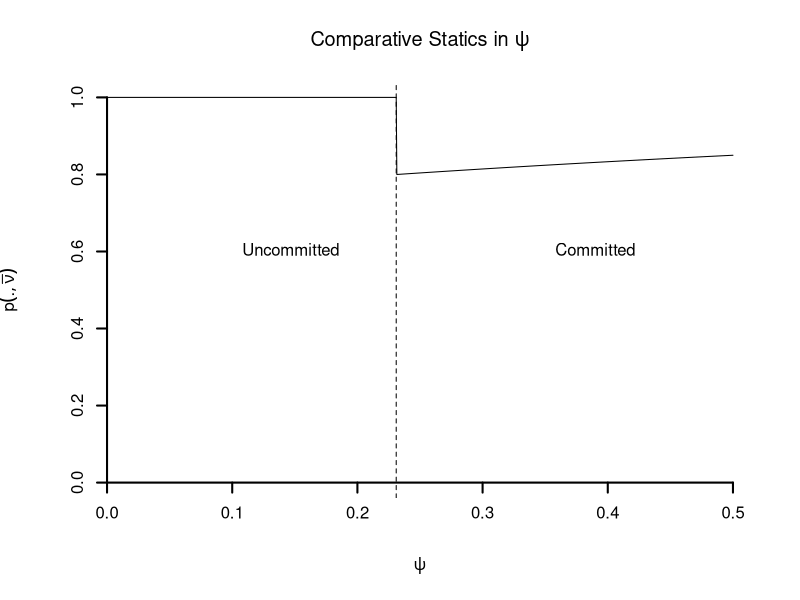

Generate this figure with R:
#Name: Figure1.R
#Author: James Hollyer, Marko Klasnja, and Rocio Titiunik
##Purpose: To generate a graph of the comparative statics on p(.,\bar{nu})
## for all values of psi
#Date: 4/7/2021
#install.packages('foreign')
library(foreign)

#Set parameter values

NL <- 150
NH <- 50
N <- NL+NH
w <- .3
v <- 5
L <- 12
deltaI <- 0.5
b <- 1.5
B <- 10

psi <- c(1:1000)
psi <- psi/2000

# Calculate the relevant incentive compatibilty constraints and thresholds in delta_p


punderbar <- (N - L*psi)/(b*deltaI*(N*((2*L)/2) + NL*L*psi))

deltahatp1 <- (B*v)/((NL+B*NH)*((L*NL)/N) - NL + B*v)
deltahatp2 <- B*v*(NL*(w+punderbar-w*punderbar)-NH)/((NL+B*NH)*((L*psi*NL)/N)-NL)

deltahatp <- matrix(,ncol=1,nrow=1000)

##For lambda*psi<1, the relevant delta is always 1.  Otherwise we
##have the deltas as usual

Nthresh <- NL*(w+punderbar-w*punderbar)-NH

for (i in 1:NROW(psi)){
    if (L*psi[i]>=1){
        if (Nthresh[i] >= 1){
            deltahatp[i] <- deltahatp2[i]
        }
        else {
            deltahatp[i] <- deltahatp1
        }
    }
    else{
        deltahatp[i] <- 1
    }
}
##Set an acutal value of delta, something intermediate

delta <- .2

## Now define the probability high types are promoted

pofnu <- matrix(,ncol=1,nrow=1000)

for (i in 1:NROW(pofnu)){
    if (delta>=deltahatp[i]){
        pofnu[i] <- min((NH-punderbar[i]*NL)/(w*NL),1)
    }
    else{
        pofnu[i] <- 1
    }
}

##Obs. 462 denotes division between equilibria
    

pdf("PsiCompStat.pdf")
plot(x=c(),y=c(), xlim=c(0,0.5), ylim=c(0,1), axes=F, xlab=expression(psi), ylab=expression(p(.,bar(nu))), main=expression(paste("Comparative Statics in ", psi)))
axis(side=1, lwd=2, pos=0)
axis(side=2, lwd=2, pos=0)
lines(y=pofnu, x=psi)
abline(v=psi[462], ylim=c(0,1), lty=2)
text(x=.1, y=.6, "Uncommitted", pos=4)
text(x=.35, y=.6, "Committed", pos=4)
dev.off()


